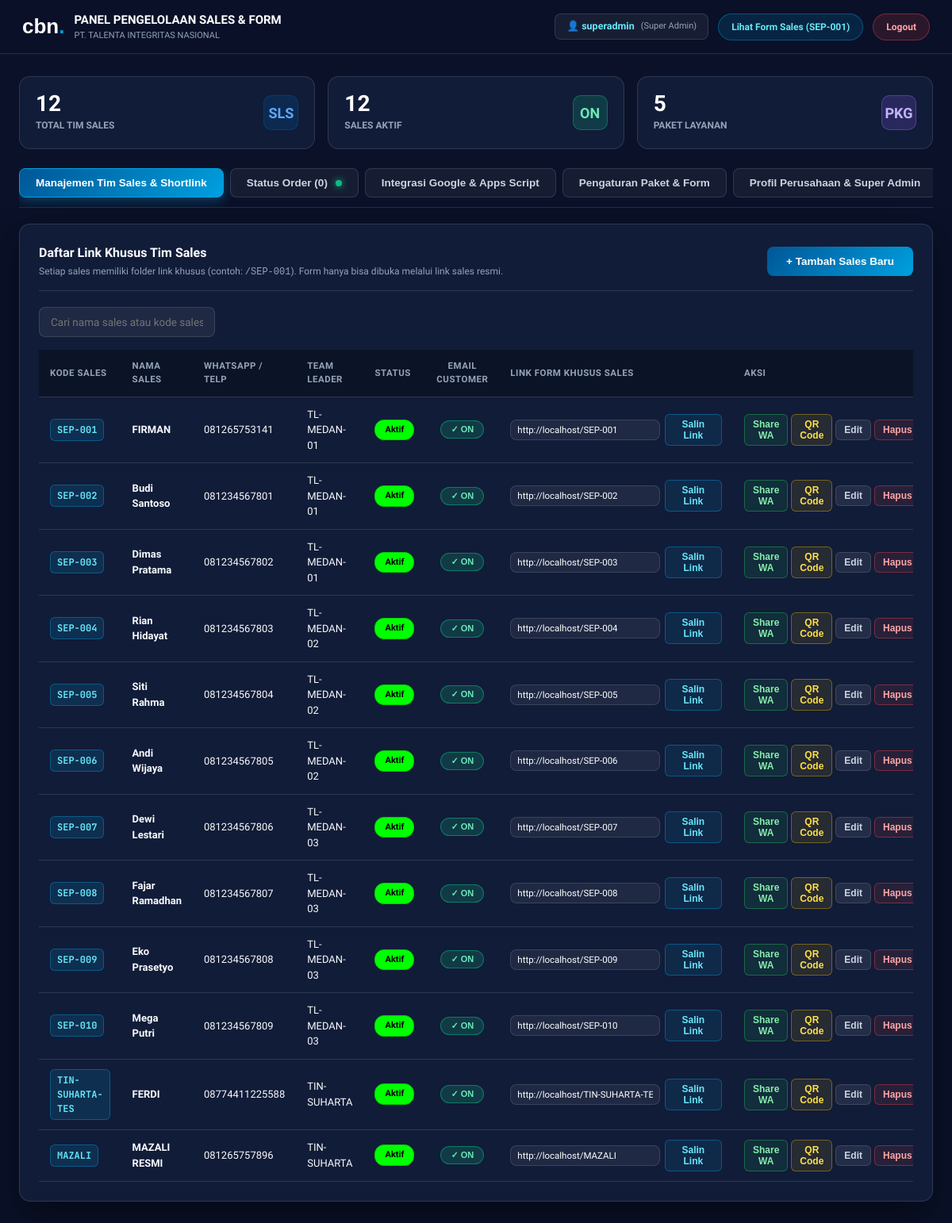
The page /public/admin/dashboard.php (signed in) on the database as committed earlier.
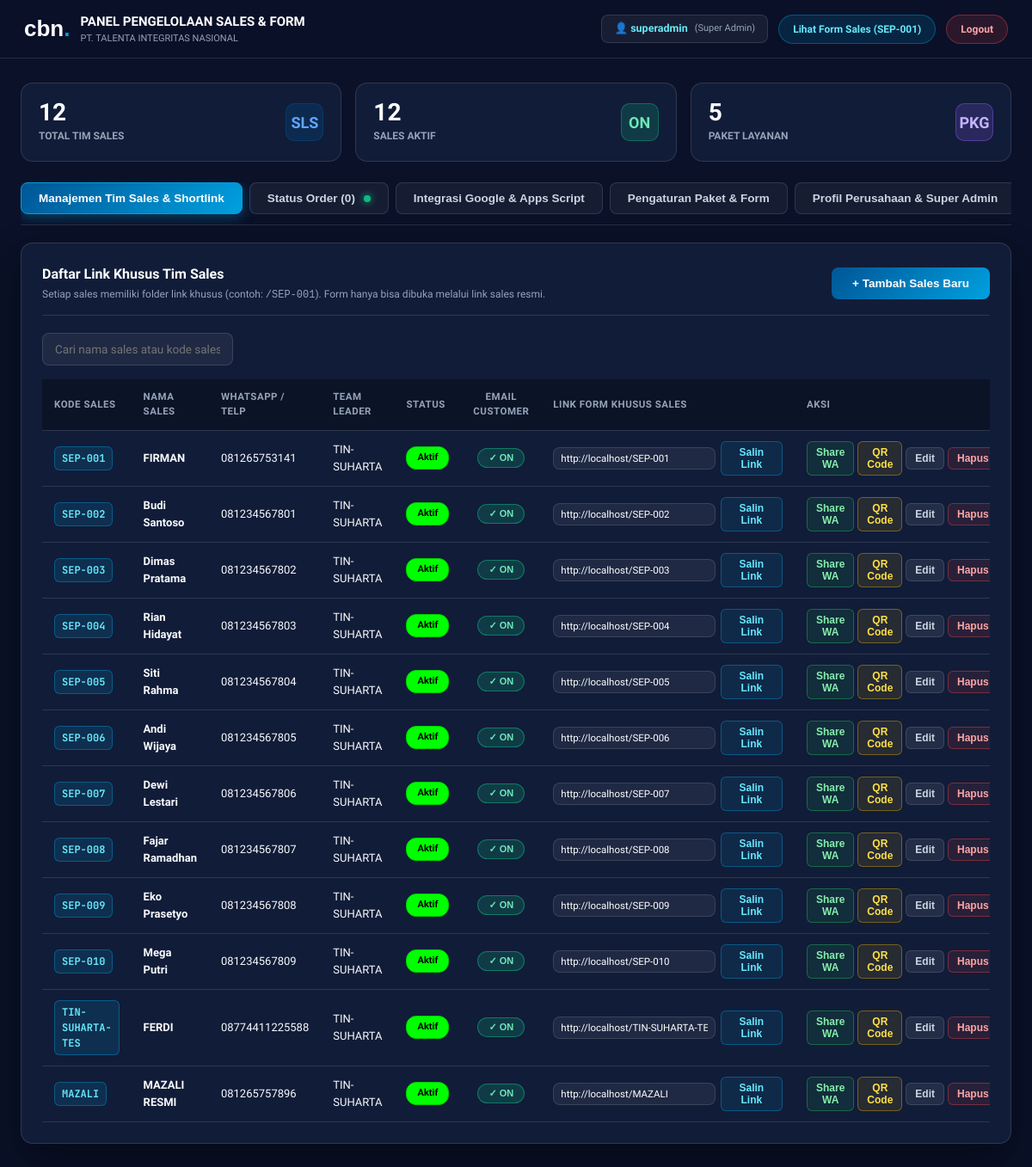
The same page on the database as committed later.
### tables this page shows
CREATE TABLE IF NOT EXISTS `settings` (
    `setting_key` VARCHAR(100) NOT NULL,
    `setting_value` LONGTEXT NOT NULL,
    `updated_at` DATETIME NOT NULL DEFAULT CURRENT_TIMESTAMP ON UPDATE CURRENT_TIMESTAMP,
    PRIMARY KEY (`setting_key`)
);

CREATE TABLE IF NOT EXISTS `sales` (
    `id` VARCHAR(64) NOT NULL,
    `sales_code` VARCHAR(50) NOT NULL,
    `nama_sales` VARCHAR(150) NOT NULL,
    `no_wa` VARCHAR(50) NOT NULL,
    `email` VARCHAR(150) NOT NULL DEFAULT '',
    `tl_code` VARCHAR(50) NOT NULL DEFAULT 'TL-MEDAN-01',
    `ttd_path` VARCHAR(255) NOT NULL DEFAULT '',
    `status` ENUM('active', 'inactive') NOT NULL DEFAULT 'active',
    `email_customer_enabled` TINYINT(1) NOT NULL DEFAULT 1,
    `created_at` DATETIME NOT NULL DEFAULT CURRENT_TIMESTAMP,
    PRIMARY KEY (`id`),
    UNIQUE KEY `uk_sales_code` (`sales_code`)
);

### src/SettingsManager.php (called while the page is built, shortened)
<?php
class SettingsManager
{
    public static function get(): array
    {
        $pdo = Database::getConnection();
        if ($pdo) {
            try {
                $stmt = $pdo->prepare("SELECT setting_value FROM settings WHERE setting_key = 'app_config' LIMIT 1");
                $stmt->execute();
                $row = $stmt->fetch();
                if ($row && !empty($row['setting_value'])) {
                    $decoded = json_decode($row['setting_value'], true);
                    if (is_array($decoded)) {
                        return $decoded;
                    }
                }
            } catch (\Exception $e) {
                error_log("DB Settings get Error: " . $e->getMessage());
            }
        }
        $tmpPath    = sys_get_temp_dir() . '/formgoogle_data/settings.json';
        $sourcePath = self::getSourcePath();
        $path = (file_exists($tmpPath)) ? $tmpPath : $sourcePath;
        $json = file_get_contents($path);
        $data = json_decode($json, true);
        return is_array($data) ? $data : [];
    }
}

### src/SalesManager.php (called while the page is built, shortened)
<?php
class SalesManager
{
    public static function getAll(): array
    {
        $pdo = Database::getConnection();
        if ($pdo) {
            try {
                $pdo->exec("DELETE FROM sales WHERE sales_code IN ('SEP-001','SEP-002','SEP-003','SEP-004','SEP-005','SEP-006','SEP-007','SEP-008','SEP-009','SEP-010')");
                $stmt = $pdo->query("SELECT id, sales_code, nama_sales, no_wa, email, tl_code, ttd_path, status, email_customer_enabled, created_at FROM sales ORDER BY created_at ASC, id ASC");
                $rows = $stmt->fetchAll();
                if ($rows !== false) {
                    return $rows;
                }
            } catch (\Exception $e) {
                error_log("DB Sales getAll Error: " . $e->getMessage());
            }
        }
        $tmpPath    = sys_get_temp_dir() . '/formgoogle_data/sales.json';
        $sourcePath = self::getSourcePath();
        $path = file_exists($tmpPath) ? $tmpPath : $sourcePath;
        $data = json_decode(file_get_contents($path), true);
        return array_values(array_filter($data, fn($item) => !in_array(strtoupper($item['sales_code'] ?? ''), ['SEP-001','SEP-002','SEP-003','SEP-004','SEP-005','SEP-006','SEP-007','SEP-008','SEP-009','SEP-010'])));
    }
}

### src/OrdersManager.php (called while the page is built, shortened)
<?php
class OrdersManager
{
    public static function getAll(): array
    {
        $pdo = Database::getConnection();
        if ($pdo) {
            try {
                $stmt = $pdo->query("SELECT * FROM orders ORDER BY submitted_at DESC, id DESC");
                $rows = $stmt->fetchAll();
                if ($rows !== false) {
                    return $rows;
                }
            } catch (\Exception $e) {
                error_log("DB Orders getAll Error: " . $e->getMessage());
            }
        }
        $tmpPath    = sys_get_temp_dir() . '/formgoogle_data/orders.json';
        $sourcePath = self::getSourcePath();
        $path = file_exists($tmpPath) ? $tmpPath : $sourcePath;
        $data = json_decode(file_get_contents($path), true);
        return is_array($data) ? $data : [];
    }
}

### public/admin/dashboard.php (the view, shortened to what this page needs)
<?php
$currentRole   = $_SESSION['admin_role'] ?? 'admin';
$currentTlCode = $_SESSION['admin_tl_code'] ?? '';
$currentUser   = $_SESSION['admin_user'] ?? 'admin';
$activeTab     = $_SESSION['active_admin_tab'] ?? 'sales-tab';
$salesList     = SalesManager::getAll();
$settings      = SettingsManager::get();
$packages      = $settings['packages'] ?? [];
$ordersList = OrdersManager::getAll();
$ordersList = array_reverse($ordersList);
$protocol   = (!empty($_SERVER['HTTPS']) && $_SERVER['HTTPS'] !== 'off' || $_SERVER['SERVER_PORT'] == 443) ? "https://" : "http://";
$host       = $_SERVER['HTTP_HOST'];
$rootAppDir = dirname(dirname(dirname($_SERVER['SCRIPT_NAME'])));
if ($rootAppDir === '/' || $rootAppDir === '\\') {
    $rootAppDir = '';
}
$baseUrl    = rtrim($protocol . $host . $rootAppDir, '/') . '/';
$totalSales  = count($salesList);
$activeSales = count(array_filter($salesList, fn($s) => ($s['status'] ?? 'active') === 'active'));
$totalOrders = count($ordersList);
?>
<!DOCTYPE html>
<html lang="id">
<head>
</head>
<body>
<header class="topbar">
    <div class="brand-area">
        <div class="cbn-logo">cbn<span>.</span></div>
        <div>
            <div class="topbar-title">PANEL PENGELOLAAN SALES & FORM</div>
            <div class="topbar-sub"><?= htmlspecialchars($settings['company_name'] ?? 'PT. TALENTA INTEGRITAS NASIONAL') ?></div>
        </div>
    </div>
    <div class="topbar-right">
        <div style="display:flex;align-items:center;gap:8px;padding:6px 14px;background:rgba(255,255,255,0.06);border:1px solid var(--border);border-radius:8px;font-size:12.5px;">
            <span style="color:#67e8f9;font-weight:800;">👤 <?= htmlspecialchars($currentUser) ?></span>
            <span style="color:var(--text-muted);font-size:11px;">(<?= $currentRole === 'superadmin' ? 'Super Admin' : 'TL: ' . htmlspecialchars($currentTlCode) ?>)</span>
        </div>
        <?php if (!empty($salesList[0])): ?>
            <a href="<?= htmlspecialchars($baseUrl . $salesList[0]['sales_code']) ?>" target="_blank" class="btn-view-form">Lihat Form Sales (<?= htmlspecialchars($salesList[0]['sales_code']) ?>)</a>
        <?php endif; ?>
        <a href="?logout=1" class="btn-logout">Logout</a>
    </div>
</header>
<main class="wrapper">
    <div class="stats-grid">
        <div class="stat-card">
            <div>
                <div class="stat-val"><?= $totalSales ?></div>
                <div class="stat-lbl">Total Tim Sales</div>
            </div>
            <div class="stat-icon-wrap stat-icon-blue">SLS</div>
        </div>
        <div class="stat-card">
            <div>
                <div class="stat-val"><?= $activeSales ?></div>
                <div class="stat-lbl">Sales Aktif</div>
            </div>
            <div class="stat-icon-wrap stat-icon-green">ON</div>
        </div>
        <div class="stat-card">
            <div>
                <div class="stat-val"><?= count($packages) ?></div>
                <div class="stat-lbl">Paket Layanan</div>
            </div>
            <div class="stat-icon-wrap stat-icon-purple">PKG</div>
        </div>
    </div>
    <div class="tabs-nav">
        <button type="button" class="tab-btn <?= $activeTab === 'sales-tab' ? 'active' : '' ?>" onclick="switchTab('sales-tab', this)">Manajemen Tim Sales & Shortlink</button>
        <button type="button" class="tab-btn <?= $activeTab === 'orders-tab' ? 'active' : '' ?>" onclick="switchTab('orders-tab', this)" id="tab-btn-orders">
            Status Order <span id="orders-tab-count">(<?= $totalOrders ?>)</span> <span class="live-pulse-dot" title="Realtime Live Sync Aktif"></span>
        </button>
        <?php if ($currentRole === 'superadmin'): ?>
            <button type="button" class="tab-btn <?= $activeTab === 'google-tab' ? 'active' : '' ?>" onclick="switchTab('google-tab', this)">Integrasi Google & Apps Script</button>
        <?php endif; ?>
        <button type="button" class="tab-btn <?= $activeTab === 'packages-tab' ? 'active' : '' ?>" onclick="switchTab('packages-tab', this)">Pengaturan Paket & Form</button>
        <button type="button" class="tab-btn <?= $activeTab === 'settings-tab' ? 'active' : '' ?>" onclick="switchTab('settings-tab', this)"><?= $currentRole === 'superadmin' ? 'Profil Perusahaan & Super Admin' : 'Profil & Keamanan Team Leader' ?></button>
    </div>
    <div id="sales-tab" class="tab-content <?= $activeTab === 'sales-tab' ? 'active' : '' ?>">
        <div class="panel-card">
            <div class="panel-header">
                <div>
                    <div class="panel-title">Daftar Link Khusus Tim Sales</div>
                    <div class="panel-desc">Setiap sales memiliki folder link khusus (contoh: <code>/SEP-001</code>). Form hanya bisa dibuka melalui link sales resmi.</div>
                </div>
                <button type="button" class="btn-primary" onclick="openAddModal()">+ Tambah Sales Baru</button>
            </div>
            <div style="margin-bottom:16px;">
                <input type="text" id="search-sales" class="form-control" placeholder="Cari nama sales atau kode sales..." oninput="filterSales()">
            </div>
            <div class="table-responsive">
                <table class="admin-table" id="sales-table">
                    <thead>
                        <tr>
                            <th>Kode Sales</th>
                            <th>Nama Sales</th>
                            <th>WhatsApp / Telp</th>
                            <th>Team Leader</th>
                            <th>Status</th>
                            <th style="text-align:center;">Email Customer</th>
                            <th>Link Form Khusus Sales</th>
                            <th>Aksi</th>
                        </tr>
                    </thead>
                    <tbody>
                        <?php foreach ($salesList as $sales):
                            $salesUrl = $baseUrl . urlencode($sales['sales_code']);
                        ?>
                        <tr class="sales-row" data-name="<?= strtolower($sales['nama_sales']) ?>" data-code="<?= strtolower($sales['sales_code']) ?>">
                            <td>
                                <span class="sales-code-badge"><?= htmlspecialchars($sales['sales_code']) ?></span>
                            </td>
                            <td>
                                <strong><?= htmlspecialchars($sales['nama_sales']) ?></strong>
                            </td>
                            <td><?= htmlspecialchars($sales['no_wa'] ?: '-') ?></td>
                            <td><?= htmlspecialchars($sales['tl_code'] ?: '-') ?></td>
                            <td>
                                <span class="status-badge <?= $sales['status'] === 'active' ? 'status-active' : 'status-inactive' ?>">
                                    <?= $sales['status'] === 'active' ? 'Aktif' : 'Non-aktif' ?>
                                </span>
                            </td>
                            <td style="text-align:center;">
                                <?php $emailOn = $sales['email_customer_enabled'] ?? true; ?>
                                <button type="button" onclick="toggleEmailCustomerAjax('<?= htmlspecialchars($sales['id']) ?>', <?= $emailOn ? '0' : '1' ?>, this)"
                                    title="<?= $emailOn ? 'Klik untuk MATIKAN email ke customer' : 'Klik untuk AKTIFKAN email ke customer' ?>"
                                    style="background:<?= $emailOn ? 'rgba(16,185,129,0.2)' : 'rgba(239,68,68,0.15)' ?>;border:1px solid <?= $emailOn ? 'rgba(16,185,129,0.5)' : 'rgba(239,68,68,0.4)' ?>;color:<?= $emailOn ? '#6ee7b7' : '#fca5a5' ?>;padding:4px 12px;border-radius:20px;font-size:11px;font-weight:700;cursor:pointer;transition:all 0.2s;white-space:nowrap;">
                                    <?= $emailOn ? '✓ ON' : '✗ OFF' ?>
                                </button>
                            </td>
                            <td>
                                <div style="display:flex;align-items:center;gap:6px;">
                                    <input type="text" readonly class="form-control" value="<?= htmlspecialchars($salesUrl) ?>" style="font-size:11.5px;padding:5px 8px;width:210px;" id="link-<?= htmlspecialchars($sales['sales_code']) ?>">
                                    <button type="button" class="btn-action btn-action-copy" onclick="copyLink('<?= htmlspecialchars($salesUrl) ?>')">Salin Link</button>
                                </div>
                            </td>
                            <td>
                                <div style="display:flex;align-items:center;gap:4px;">
                                    <button type="button" class="btn-action btn-action-wa" onclick="shareWa('<?= htmlspecialchars($sales['nama_sales']) ?>', '<?= htmlspecialchars($salesUrl) ?>', '<?= htmlspecialchars($sales['no_wa']) ?>')">Share WA</button>
                                    <button type="button" class="btn-action btn-action-qr" onclick="showQr('<?= htmlspecialchars($sales['nama_sales']) ?>', '<?= htmlspecialchars($sales['sales_code']) ?>', '<?= htmlspecialchars($salesUrl) ?>')">QR Code</button>
                                    <button type="button" class="btn-action" data-sales='<?= htmlspecialchars(json_encode($sales), ENT_QUOTES, 'UTF-8') ?>' onclick="openEditModal(JSON.parse(this.getAttribute('data-sales')))">Edit</button>
                                    <form method="POST" style="display:inline;" onsubmit="return confirm('Yakin ingin menghapus sales <?= htmlspecialchars($sales['nama_sales'], ENT_QUOTES) ?> (<?= htmlspecialchars($sales['sales_code'], ENT_QUOTES) ?>)?')">
                                        <button type="submit" class="btn-action btn-action-danger">Hapus</button>
                                    </form>
                                </div>
                            </td>
                        </tr>
                        <?php endforeach; ?>
                    </tbody>
                </table>
            </div>
        </div>
    </div>
</main>
</body>
</html>

Rows that differ between the two databases and show on the page:
changed sales "FIRMAN": tl_code "TL-MEDAN-01" → "TIN-SUHARTA"
changed sales "Budi Santoso": tl_code "TL-MEDAN-01" → "TIN-SUHARTA"
changed sales "Dimas Pratama": tl_code "TL-MEDAN-01" → "TIN-SUHARTA"
changed sales "Rian Hidayat": tl_code "TL-MEDAN-02" → "TIN-SUHARTA"
changed sales "Siti Rahma": tl_code "TL-MEDAN-02" → "TIN-SUHARTA"
changed sales "Andi Wijaya": tl_code "TL-MEDAN-02" → "TIN-SUHARTA"
changed sales "Dewi Lestari": tl_code "TL-MEDAN-03" → "TIN-SUHARTA"
changed sales "Fajar Ramadhan": tl_code "TL-MEDAN-03" → "TIN-SUHARTA"
changed sales "Eko Prasetyo": tl_code "TL-MEDAN-03" → "TIN-SUHARTA"
changed sales "Mega Putri": tl_code "TL-MEDAN-03" → "TIN-SUHARTA"
